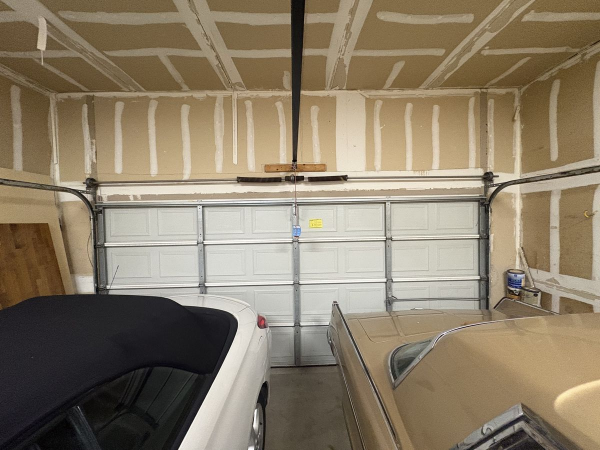
#> input picture images/garage-door-both-springs-broken-austin-tx.jpg, 1200 x 900 px (shown at 1/2 size)
$ python improve_spring.py
#> lines starting #> are read from the running program, lines starting #| are printed output that depends on the picture; pictures that were not available may be replaced by others from this repository, and a replacement may not be noted
"""One-off: deepen garage-door-spring-repair-austin.html (SEO content, images, schema, internal links).
Run from repo root: python tools/improve_spring.py"""
import os, re, json, glob
from PIL import Image

ROOT = os.path.dirname(os.path.dirname(os.path.abspath(__file__)))
os.chdir(ROOT)
PAGE = 'garage-door-spring-repair-austin.html'
URL = 'https://www.letsrollgaragedoors.com/' + PAGE
TODAY = '2026-10-12'
UP = r'C:\Users\dudue\.claude\uploads\454d960f-b36a-4f41-a680-0e885457db54'


def rd(p):
    return open(p, encoding='utf8', newline='').read()


def wr(p, s):
    open(p, 'w', encoding='utf8', newline='').write(s)


def words(html):
    t = re.sub(r'<script.*?</script>|<style.*?</style>', ' ', html, flags=re.S)
    t = re.sub(r'<[^>]+>', ' ', t)
    return len(re.findall(r"[A-Za-z0-9$'’&-]+", t))


# ---------- images
def webp(src, dst, maxw=1200, q=78):
#> called with maxw = 1200, q = 78
    im = Image.open(src).convert('RGB')
#> im is the input picture: PIL image 1200x900 RGB; mean R, G, B 139.1, 126, 105.1
    if im.size[0] > maxw:
        im = im.resize((maxw, round(im.size[1] * maxw / im.size[0])), Image.LANCZOS)
    im.save(dst, 'WEBP', quality=q, method=6)
    return Image.open(dst).size


sz = {}
sz['both'] = webp('images/garage-door-both-springs-broken-austin-tx.jpg', 'images/garage-door-both-springs-broken-austin-tx.webp')
sz['one'] = webp('images/garage-door-one-broken-spring-austin-tx.jpg', 'images/garage-door-one-broken-spring-austin-tx.webp')
#> call 2 of webp, with maxw = 1200, q = 78
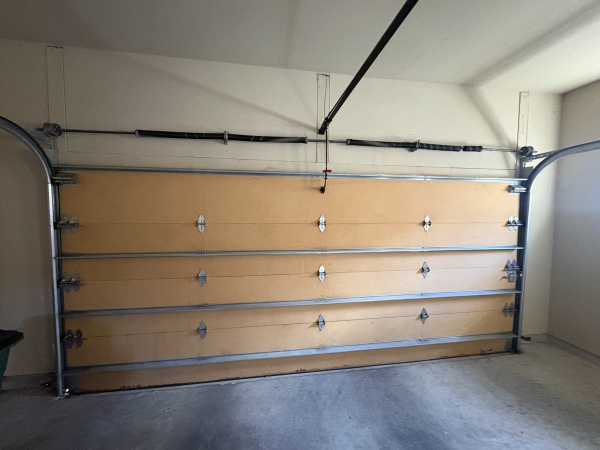
#> input picture images/garage-door-one-broken-spring-austin-tx.jpg, 1200 x 900 px (shown at 1/2 size)
#> in webp, im is the input picture: PIL image 1200x900 RGB; mean R, G, B 137.1, 129.8, 119.6
sz['before'] = webp(UP + r'\6cfdfd80-image.jpg', 'images/spring-replacement-easton-park-before.webp')
#> call 3 of webp, with maxw = 1200, q = 78
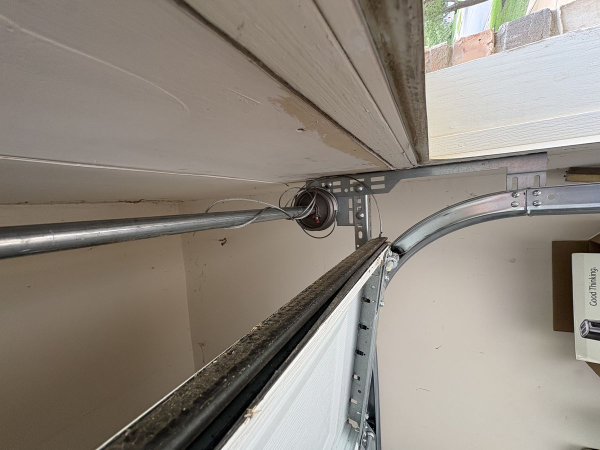
#> input picture images/garage-door-cable-off-drum-austin-tx.jpg, 1200 x 900 px, given in place of 6cfdfd80-image.jpg, which was not available (shown at 1/2 size)
#> in webp, im is the input picture: PIL image 1200x900 RGB; mean R, G, B 143.5, 135.7, 126.2
sz['after'] = webp(UP + r'\228dfecf-image.jpg', 'images/spring-replacement-easton-park-after.webp')
#> call 4 of webp, with maxw = 1200, q = 78
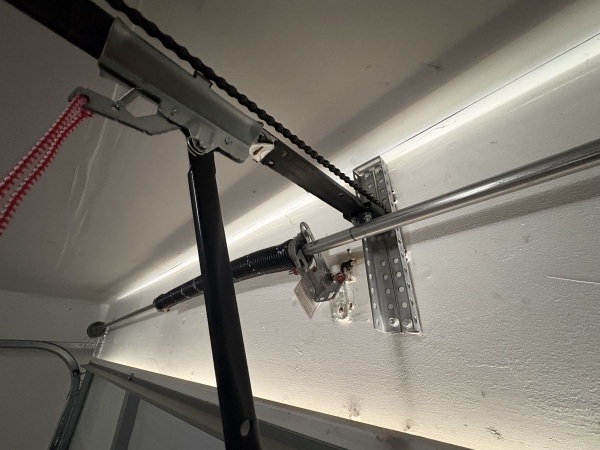
#> input picture images/garage-door-center-bracket-detached-austin-tx.jpg, 1200 x 900 px, given in place of 228dfecf-image.jpg, which was not available (shown at 1/2 size)
#> in webp, im is the input picture: PIL image 1200x900 RGB; mean R, G, B 122.6, 117.9, 108.7

s = rd(PAGE)
#> (the run stopped early here; a loop or call above may not have finished)
